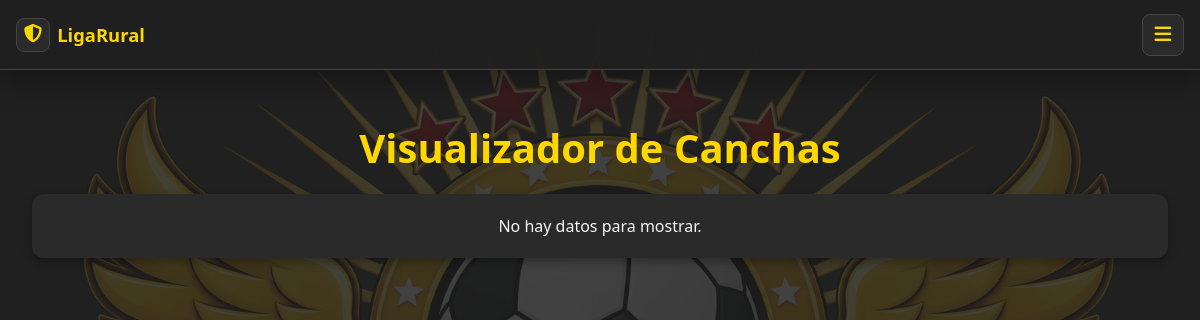
/canchas/, run on an earlier commit of the app's database.
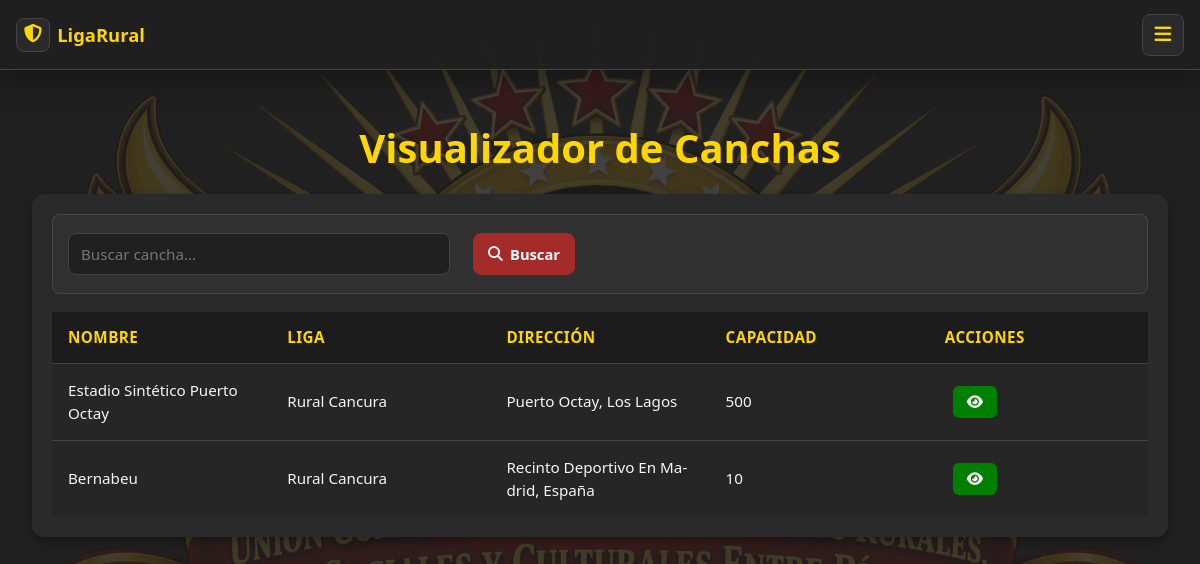
And on a later commit of the database.
### myapp/models.py (models this page shows, shortened)
class Cancha(models.Model):
    TIPOS_SUPERFICIE = [
        ("NATURAL", "Pasto Natural"),
        ("SINTETICA", "Pasto Sintético"),
        ("TIERRA", "Tierra"),
    ]
    nombre = models.CharField(
        max_length=100
    )
    liga = models.ForeignKey(
        Liga,
        on_delete=models.CASCADE,
        related_name="canchas"
    )
    foto = models.ImageField(
        upload_to="canchas/",
        blank=True,
        null=True
    )
    direccion = models.CharField(
        max_length=255,
        blank=True,
        null=True
    )
    descripcion = models.TextField(
        blank=True,
        null=True
    )
    tipo_superficie = models.CharField(
        max_length=20,
        choices=TIPOS_SUPERFICIE,
        default="NATURAL"
    )
    capacidad_minima = models.PositiveIntegerField(
        "Capacidad mínima de espectadores",
        blank=True,
        null=True
    )
    capacidad_maxima = models.PositiveIntegerField(
        "Capacidad máxima de espectadores",
        blank=True,
        null=True
    )
    largo_metros = models.DecimalField(
        "Largo de la cancha (m)",
        max_digits=5,
        decimal_places=2,
        blank=True,
        null=True
    )
    ancho_metros = models.DecimalField(
        "Ancho de la cancha (m)",
        max_digits=5,
        decimal_places=2,
        blank=True,
        null=True
    )
    iluminacion = models.BooleanField(
        default=False
    )
    activa = models.BooleanField(
        default=True
    )
    latitud = models.DecimalField(
        "Latitud",
        max_digits=9,
        decimal_places=6,
        blank=True,
        null=True
    )
    longitud = models.DecimalField(
        "Longitud",
        max_digits=9,
        decimal_places=6,
        blank=True,
        null=True
    )

class Liga(models.Model):
    nombre = models.CharField(max_length=200, unique=True)
    fecha_fundacion = models.DateField(
        null=True,
        blank=True
    )
    logo = models.ImageField(
        upload_to='ligas/logos/',
        null=True,
        blank=True
    )
    comuna = models.CharField(
        max_length=100,
        default="Osorno"
    )
    region = models.CharField(
        max_length=100,
        default="Los Lagos"
    )
    direccion = models.CharField(
        max_length=100,
        null=True,
        blank=True
    )
    presidente = models.CharField(
        max_length=100,
        null=True,
        blank=True
    )
    secretario = models.CharField(
        max_length=100,
        null=True,
        blank=True
    )
    tesorero = models.CharField(
        max_length=100,
        null=True,
        blank=True
    )
    telefono_contacto = models.CharField(
        max_length=20,
        blank=True,
        null=True
    )
    correo_contacto = models.EmailField(
        null=True,
        blank=True
    )
    redes_sociales = models.CharField(
        max_length=100,
        blank=True,
        default=""
    )
    reglamento = models.TextField(
        null=True,
        blank=True
    )
    def __str__(self):
        return self.nombre_corto
    @property
    def nombre_corto(self):
        max_length = 40
        if len(self.nombre) <= max_length:
            return self.nombre
        return self.nombre[:max_length].rstrip()

### myapp/views.py (the view)
# urls.py: path('canchas/',views.lista_canchas,name='canchas'),
def lista_canchas(request):
    buscar = request.GET.get('buscar')
    canchas = Cancha.objects.select_related(
        'liga'
    )
    canchas_totales = canchas
    if buscar:
        canchas = canchas.filter(
            nombre__icontains=buscar
        )
    return render(
        request,
        "canchas/canchas.html",
        {
            "canchas": canchas,
            "hay_canchas": canchas_totales.exists(),
        }
    )

### myapp/templates/canchas/canchas.html (shortened to what this page needs)
{% extends 'layouts/base.html' %} {% block content %}
<div class="contenedor-tablas">
  <div class="card-title">
    <h1>Visualizador de Canchas</h1>
  </div>
  <div class="card">
    {% if hay_canchas %}
    <div class="equipo-listado-toolbar">
      <form method="GET" class="equipo-busqueda">
        <input
          type="text"
          name="buscar"
          placeholder="Buscar cancha..."
          value="{{ request.GET.buscar }}"
        >
        <button type="submit">
          <i class="fa-solid fa-magnifying-glass"></i>
          <span>Buscar</span>
        </button>
      </form>
    </div>
    {% endif %} {% if not canchas %}
    <p class="empty-message">No hay datos para mostrar.</p>
    {% else %}
    <table class="tabla-responsive">
      <thead>
        <tr class="encabezado">
          <th>Nombre</th>
          <th>Liga</th>
          <th>Dirección</th>
          <th>Capacidad</th>
          <th>Acciones</th>
        </tr>
      </thead>
      <tbody>
      {% for cancha in canchas %}
        <tr>
          <td>{{ cancha.nombre }}</td>
          <td data-label="Liga">{{ cancha.liga }}</td>
          <td data-label="Localización">{{ cancha.direccion }}</td>
          <td data-label="Capacidad">{{ cancha.capacidad_maxima }}</td>
          <td>
            <button
              class="btn ver"
              title="Ver detalles"
              onclick="window.location='/canchas/{{ cancha.id }}/'"
            >
              <i class="fa-solid fa-eye"></i>
            </button>
          </td>
        </tr>
      {% endfor %}
      </tbody>
    </table>
    {% endif %}
  </div>
</div>
{% endblock %}

### myapp/templates/layouts/base.html (shortened to what this page needs)
{% load static %}
<!DOCTYPE html>
<html lang="es">
<head>
    <link rel="stylesheet" href="{% static 'styles/main.css' %}">
    <link rel="stylesheet" href="https://cdnjs.cloudflare.com/ajax/libs/font-awesome/6.5.0/css/all.min.css">
</head>
<body>
    <header>
        <nav class="navbar" aria-label="Navegacion principal">
            <div class="nav-container">
                <a href="{% url 'home' %}" class="logo" aria-label="Ir al inicio">
                    <span class="logo-mark"><i class="fa fa-shield-halved"></i></span>
                    <span>LigaRural</span>
                </a>
                <button class="menu-btn" id="menuBtn" type="button" aria-label="Abrir menu" aria-controls="nav-menu" aria-expanded="false">
                    <i class="fa fa-bars"></i>
                </button>
            </div>
        </nav>
    </header>
    {% block content %}
    {% endblock %}
</body>
</html>

What changed in the data, as far as the page shows it:
added Cancha: nombre "Estadio Sintético Puerto Octay", liga "Rural Cancura", direccion "Puerto Octay, Los Lagos", capacidad_maxima "500"
added Cancha: nombre "Bernabeu", liga "Rural Cancura", direccion "Recinto Deportivo En Madrid, España", capacidad_maxima "10"
Also different on the page:
text no longer shown: "No hay datos para mostrar."
text now shown: "Buscar NOMBRE LIGA DIRECCIÓN CAPACIDAD ACCIONES"
